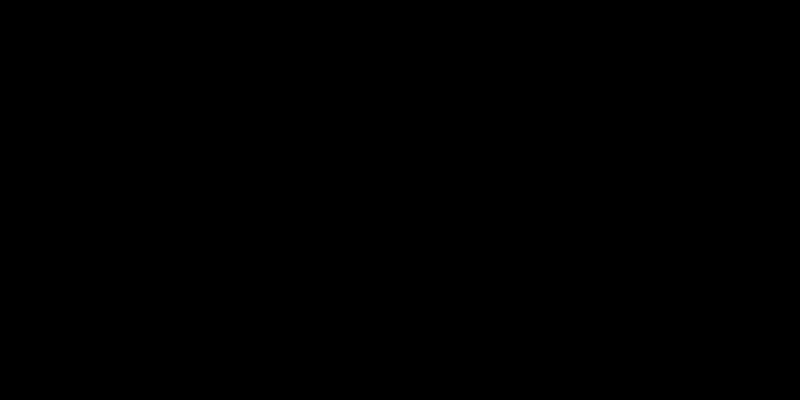
Frame 1 (no input)
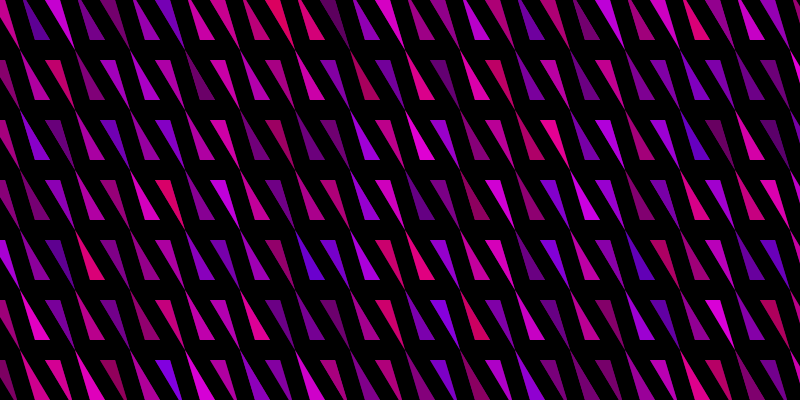
Frame 60 (no input)
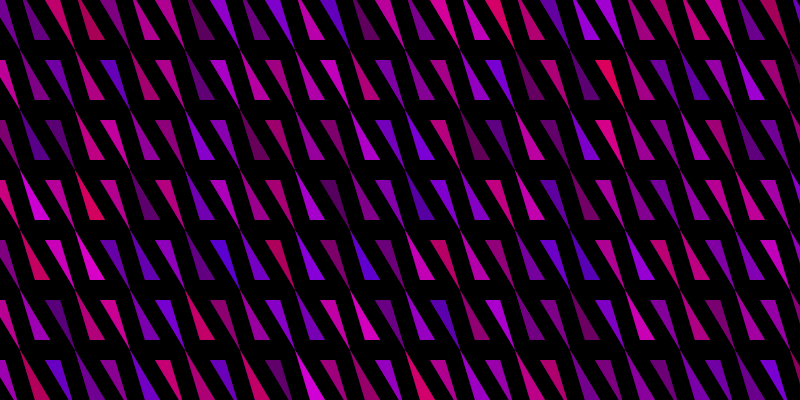
Frame 120 (the mouse pressed at the canvas centre since frame 60)

The p5.js sketch that drew these frames (run headless with seeded random() and noise() and a simulated clock; from frame 60 on, the mouse is pressed at the canvas centre):

// p5.js sketch
// ── sketch.js
let w = 800;
let h = 400;


function setup() {
  createCanvas(w, h);
  noStroke();
  background(0);

}

function draw() {

  if (frameCount % 19 == 0){
   for(var x = -10; x < w; x= x+55){
     for(var y = -60; y < h; y = y + 60){
       push();
       translate(x, y);
       triangolo();
       cerchio();
       pop();


     }  
    }
 
   }background(0, 0, 0, 5);
  }
    
function triangolo(){
    fill(random(100, 255),0, random(100, 255), random(200, 255));
    triangle (15, 0, movedX, movedY, 30, 50); 
    fill(random(100, 255),0, random(100, 255), random(200, 255));
    triangle (60, 100, 45, 100, 30, 50);
}

function cerchio(){
   noFill();
  strokeWeight(random(2, 10));
   stroke(random(100, 255),0, random(100, 255), random(200, 255)); 
     circle(30, 50, movedX);

}
